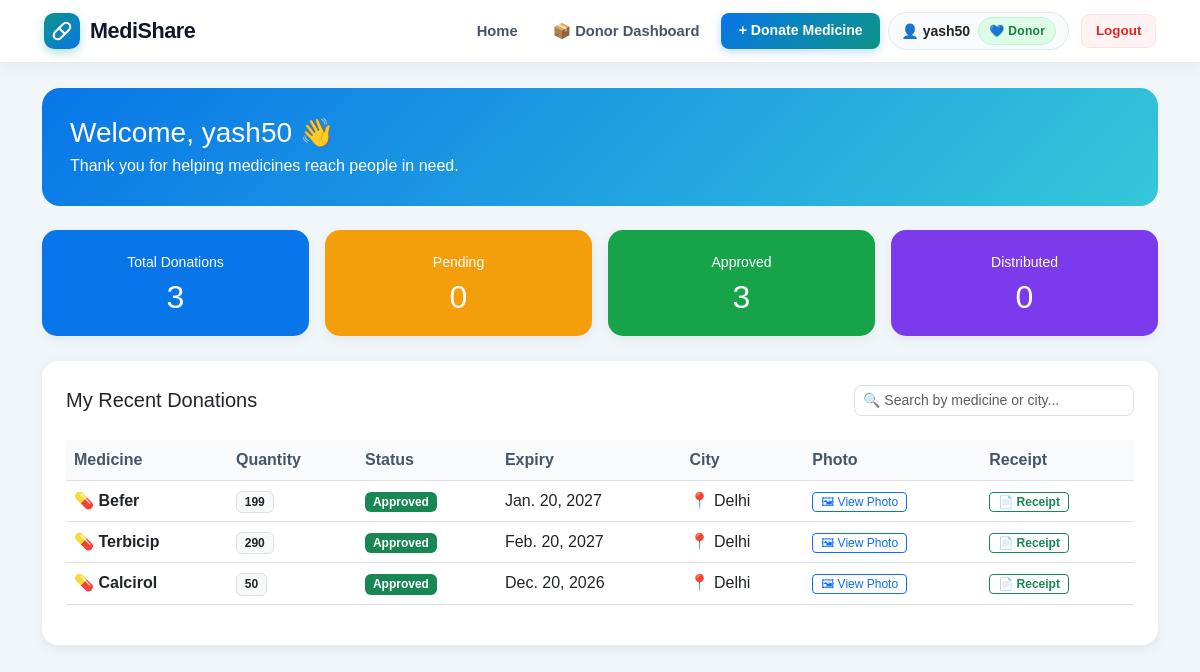
Screenshot of /dashboard/ (signed in) with the database file from the repository.
### core/models.py (models this page shows, shortened)
class User(AbstractUser):
    ROLE_CHOICES = (
        ('DONOR', 'Donor'),
        ('NGO', 'NGO'),
    )
    role = models.CharField(max_length=10, choices=ROLE_CHOICES, default='DONOR')
    phone = models.CharField(max_length=15, blank=True, null=True)
    address = models.TextField(blank=True, null=True)
    ngo_name = models.CharField(max_length=200, blank=True, null=True)
    NGO_STATUS_CHOICES = (
        ('PENDING', 'Pending Verification'),
        ('APPROVED', 'Approved'),
        ('REJECTED', 'Rejected'),
    )
    ngo_reg_number = models.CharField(max_length=100, blank=True, null=True)
    ngo_document = models.FileField(upload_to='ngo_documents/', blank=True, null=True)
    is_verified_ngo = models.BooleanField(default=False)
    ngo_verification_status = models.CharField(max_length=20, choices=NGO_STATUS_CHOICES, default='PENDING')

class MedicineDonation(models.Model):
    STATUS_CHOICES = [
        ('PENDING', 'Pending'),
        ('APPROVED', 'Approved'),
        ('REJECTED', 'Rejected'),
    ]
    PACKAGING_CHOICES = [
        ('SEALED_BLISTER', 'Original Sealed Blister/Strip'),
        ('INTACT_BOTTLE', 'Unopened Bottle with Intact Seal'),
        ('ORIGINAL_BOX', 'Original Intact Box/Vial Pack'),
        ('OPENED_DAMAGED', 'Opened or Damaged Packaging (Ineligible)'),
    ]
    STORAGE_CHOICES = [
        ('ROOM_TEMPERATURE', 'Room Temperature (< 25°C)'),
        ('COLD_CHAIN', 'Refrigerated / Cold Chain (2°C - 8°C)'),
        ('COOL_DRY', 'Cool & Dry Place (< 30°C)'),
    ]
    donor = models.ForeignKey(User, on_delete=models.CASCADE)
    medicine_name = models.CharField(max_length=100)
    quantity = models.IntegerField()
    expiry_date = models.DateField()
    city = models.CharField(max_length=100)
    batch_number = models.CharField(max_length=50, blank=True, null=True, default='')
    manufacturer = models.CharField(max_length=100, blank=True, null=True, default='')
    packaging_condition = models.CharField(max_length=30, choices=PACKAGING_CHOICES, default='SEALED_BLISTER')
    is_opened = models.BooleanField(default=False)
    storage_conditions = models.CharField(max_length=30, choices=STORAGE_CHOICES, default='ROOM_TEMPERATURE')
    prescription_required = models.BooleanField(default=False)
    authenticity_declared = models.BooleanField(default=True)
    status = models.CharField(max_length=10, choices=STATUS_CHOICES, default='PENDING')
    image = models.ImageField(upload_to='medicine_images/', blank=True, null=True)

### core/views.py (the view)
# urls.py: path('dashboard/', views.dashboard, name='dashboard'),
@login_required
@never_cache
def dashboard(request):
    if request.user.is_superuser:
        return redirect('admin_dashboard')
    if request.user.role != 'DONOR':
        return redirect('ngo_dashboard')
    donations = MedicineDonation.objects.filter(
        donor=request.user
    )
    total = donations.count()
    pending = donations.filter(
        status='PENDING'
    ).count()
    approved = donations.filter(
        status='APPROVED'
    ).count()
    distributed = donations.filter(
        status='DISTRIBUTED'
    ).count()
    return render(request, 'dashboard.html', {
        'donations': donations,
        'total': total,
        'pending': pending,
        'approved': approved,
        'distributed': distributed,
    })

### core/templates/dashboard.html (shortened to what this page needs)
<!DOCTYPE html>
<html>
<head>
<link href="https://cdn.jsdelivr.net/npm/bootstrap@5.3.0/dist/css/bootstrap.min.css" rel="stylesheet">
<link rel="stylesheet" href="https://cdn.jsdelivr.net/npm/bootstrap-icons@1.11.3/font/bootstrap-icons.min.css">
</head>
<body>
{% include 'navbar.html' %}
<div class="container">
<div class="welcome">
    <h3 class="mb-1">Welcome, {{ request.user.username }} 👋</h3>
    <p class="mb-0 opacity-90">Thank you for helping medicines reach people in need.</p>
</div>
<div class="row g-3 mt-2">
<div class="col-md-3 col-6">
<div class="stat blue">
    <small>Total Donations</small>
    <h2 class="mt-1 mb-0">{{ total }}</h2>
</div>
</div>
<div class="col-md-3 col-6">
<div class="stat orange">
    <small>Pending</small>
    <h2 class="mt-1 mb-0">{{ pending }}</h2>
</div>
</div>
<div class="col-md-3 col-6">
<div class="stat green">
    <small>Approved</small>
    <h2 class="mt-1 mb-0">{{ approved }}</h2>
</div>
</div>
<div class="col-md-3 col-6">
<div class="stat purple">
    <small>Distributed</small>
    <h2 class="mt-1 mb-0">{{ distributed }}</h2>
</div>
</div>
</div>
<div class="box">
<div class="d-flex flex-column flex-md-row justify-content-between align-items-md-center gap-2 mb-3">
    <h5 class="mb-0">My Recent Donations</h5>
    <input type="text" id="donationSearch" class="form-control form-control-sm search-input" placeholder="🔍 Search by medicine or city...">
</div>
<div class="table-responsive">
<table class="table align-middle mt-2" id="donationsTable">
<thead>
<tr>
<th>Medicine</th>
<th>Quantity</th>
<th>Status</th>
<th>Expiry</th>
<th>City</th>
<th>Photo</th>
<th>Receipt</th>
</tr>
</thead>
<tbody>
{% for d in donations %}
<tr>
<td><strong>💊 {{ d.medicine_name }}</strong></td>
<td><span class="badge bg-light text-dark border">{{ d.quantity }}</span></td>
<td>
<span class="badge
{% if d.status == 'PENDING' %}bg-warning text-dark
{% elif d.status == 'APPROVED' %}bg-success
{% elif d.status == 'REJECTED' %}bg-danger
{% else %}bg-primary{% endif %}">
{{ d.get_status_display }}
</span>
</td>
<td>{{ d.expiry_date }}</td>
<td>📍 {{ d.city }}</td>
<td>
    {% if d.image %}
        <button type="button" class="btn btn-sm btn-outline-primary py-0 px-2" data-bs-toggle="modal" data-bs-target="#imgModal{{ d.id }}" style="font-size:12px;">
            🖼 View Photo
        </button>
    {% else %}
        <span class="text-muted small">-</span>
    {% endif %}
</td>
<td>
    <a href="{% url 'donation_receipt' d.id %}" class="btn btn-sm btn-outline-success py-0 px-2 fw-semibold" style="font-size:12px;">
        📄 Receipt
    </a>
</td>
</tr>
{% empty %}
<tr>
<td colspan="7" class="text-center text-muted py-4">
    No donations yet. Click <strong>+ Donate Medicine</strong> in the navbar above to list your first medicine!
</td>
</tr>
{% endfor %}
</tbody>
</table>
</div>
</div>
</div>
</body>
</html>

### core/templates/navbar.html (shortened to what this page needs)
<nav class="navbar navbar-expand-lg medishare-navbar">
  <div class="container-fluid px-lg-4">
    <a class="medishare-brand" href="/">
      <div class="medishare-brand-icon">
        <svg width="20" height="20" viewBox="0 0 24 24" fill="none" stroke="currentColor" stroke-width="2.5" stroke-linecap="round" stroke-linejoin="round">
          <path d="m10.5 20.5 10-10a4.95 4.95 0 1 0-7-7l-10 10a4.95 4.95 0 1 0 7 7Z"></path>
          <path d="m8.5 8.5 7 7"></path>
        </svg>
      </div>
      <span>MediShare</span>
    </a>
    <div class="collapse navbar-collapse justify-content-end" id="medishareNavbar">
      <ul class="navbar-nav align-items-lg-center gap-2 mt-3 mt-lg-0">
        <li class="nav-item">
          <a class="medishare-nav-link" href="/">
            <span>Home</span>
          </a>
        </li>
        {% if user.is_authenticated %}
          {% if user.is_superuser %}
            <li class="nav-item">
              <a class="medishare-nav-link text-primary fw-bold" href="{% url 'admin_dashboard' %}">
                <span>🛡️ Admin Portal</span>
              </a>
            </li>
          {% elif user.role == 'NGO' %}
            <li class="nav-item">
              <a class="medishare-nav-link text-primary fw-bold" href="{% url 'ngo_dashboard' %}">
                <span>🏥 Medicine Marketplace</span>
              </a>
            </li>
          {% else %}
            <li class="nav-item">
              <a class="medishare-nav-link text-primary fw-bold" href="{% url 'dashboard' %}">
                <span>📦 Donor Dashboard</span>
              </a>
            </li>
            <li class="nav-item">
              <a class="btn-nav-donate" href="{% url 'add_donation' %}">
                <span>+ Donate Medicine</span>
              </a>
            </li>
          {% endif %}
          <li class="nav-item">
            <div class="user-badge-pill">
              <span class="fw-semibold text-dark small">👤 {{ user.username }}</span>
              {% if user.is_superuser %}
                <span class="medishare-role-badge badge-role-admin">👑 Admin</span>
              {% elif user.role == 'NGO' %}
                <span class="medishare-role-badge badge-role-ngo">🏥 {{ user.ngo_name|default:"NGO Partner" }}</span>
              {% else %}
                <span class="medishare-role-badge badge-role-donor">💙 Donor</span>
              {% endif %}
            </div>
          </li>
          <li class="nav-item ms-lg-1">
            <a class="btn-nav-logout" href="{% url 'logout' %}">
              <span>Logout</span>
            </a>
          </li>
        {% endif %}
      </ul>
    </div>
  </div>
</nav>

### core/templates/dashboard.html (style rules this page uses)
body { background:#f1f6fb;font-family:Arial, sans-serif;padding-bottom:50px; }
.navbar { background:white;padding:15px 5%;box-shadow:0 2px 10px #0001 }
.welcome { background:linear-gradient(135deg,#0876e8,#36c7d9);color:white;padding:28px;border-radius:18px;margin-top:25px }
.stat { color:white;padding:20px;border-radius:15px;text-align:center;box-shadow:0 4px 12px rgba(0,0,0,0.06);transition:transform .2s; }
.blue { background:#0876e8 }
.orange { background:#f59e0b }
.green { background:#16a34a }
.purple { background:#7c3aed }
.box { background:white;padding:24px;border-radius:16px;margin-top:25px;box-shadow:0 3px 12px #0001 }
.table th { background:#f8fafc;font-weight:600;color:#475569; }
.search-input { max-width:280px;border-radius:8px; }

### core/templates/navbar.html (style rules this page uses)
.medishare-navbar { background: rgba(255, 255, 255, 0.94) !important; backdrop-filter: blur(12px); -webkit-backdrop-filter: blur(12px); border-bottom: 1px solid rgba(226, 232, 240, 0.85); box-shadow: 0 4px 20px rgba(15, 23, 42, 0.05); padding: 0.75rem 1.25rem; position: sticky; top: 0; z-index: 1040; transition: all 0.25s ease; }
.medishare-brand { display: flex; align-items: center; gap: 10px; font-weight: 800; font-size: 1.35rem; color: #0f172a !important; text-decoration: none; letter-spacing: -0.02em; }
.medishare-brand-icon { width: 36px; height: 36px; background: linear-gradient(135deg, #0d9488, #0876e8); border-radius: 10px; display: flex; align-items: center; justify-content: center; color: #ffffff; font-size: 1.15rem; box-shadow: 0 4px 10px rgba(13, 148, 136, 0.3); flex-shrink: 0; }
.medishare-nav-link { font-weight: 600; color: #475569 !important; padding: 0.45rem 0.85rem !important; border-radius: 8px; font-size: 0.92rem; text-decoration: none; display: inline-flex; align-items: center; gap: 6px; transition: all 0.2s ease; }
.medishare-role-badge { font-size: 0.75rem; font-weight: 700; letter-spacing: 0.03em; padding: 4px 10px; border-radius: 9999px; display: inline-flex; align-items: center; gap: 4px; }
.badge-role-donor { background-color: #dcfce7; color: #15803d; border: 1px solid #bbf7d0; }
.btn-nav-donate { background: linear-gradient(135deg, #0876e8, #0d9488); color: #ffffff !important; border: none; font-weight: 600; font-size: 0.88rem; border-radius: 8px; padding: 0.45rem 1.1rem; display: inline-flex; align-items: center; gap: 6px; text-decoration: none; box-shadow: 0 3px 10px rgba(8, 118, 232, 0.25); transition: all 0.2s ease; }
.btn-nav-logout { color: #dc2626; background: #fef2f2; border: 1px solid #fee2e2; font-weight: 600; font-size: 0.84rem; border-radius: 8px; padding: 0.4rem 0.85rem; text-decoration: none; display: inline-flex; align-items: center; gap: 5px; transition: all 0.2s ease; }
.user-badge-pill { background: #f8fafc; border: 1px solid #e2e8f0; border-radius: 9999px; padding: 4px 12px; display: inline-flex; align-items: center; gap: 8px; }

### rows the page displays
User: username "yash50", user.username "yash50"
MedicineDonation: medicine_name "Befer", quantity "199", status "Approved", expiry_date "Jan. 20, 2027", city "Delhi"
MedicineDonation: medicine_name "Terbicip", quantity "290", status "Approved", expiry_date "Feb. 20, 2027", city "Delhi"
MedicineDonation: medicine_name "Calcirol", quantity "50", status "Approved", expiry_date "Dec. 20, 2026", city "Delhi"

### other values shown
{{ total }} "3"
{{ pending }} "0"
{{ approved }} "3"
{{ distributed }} "0"
